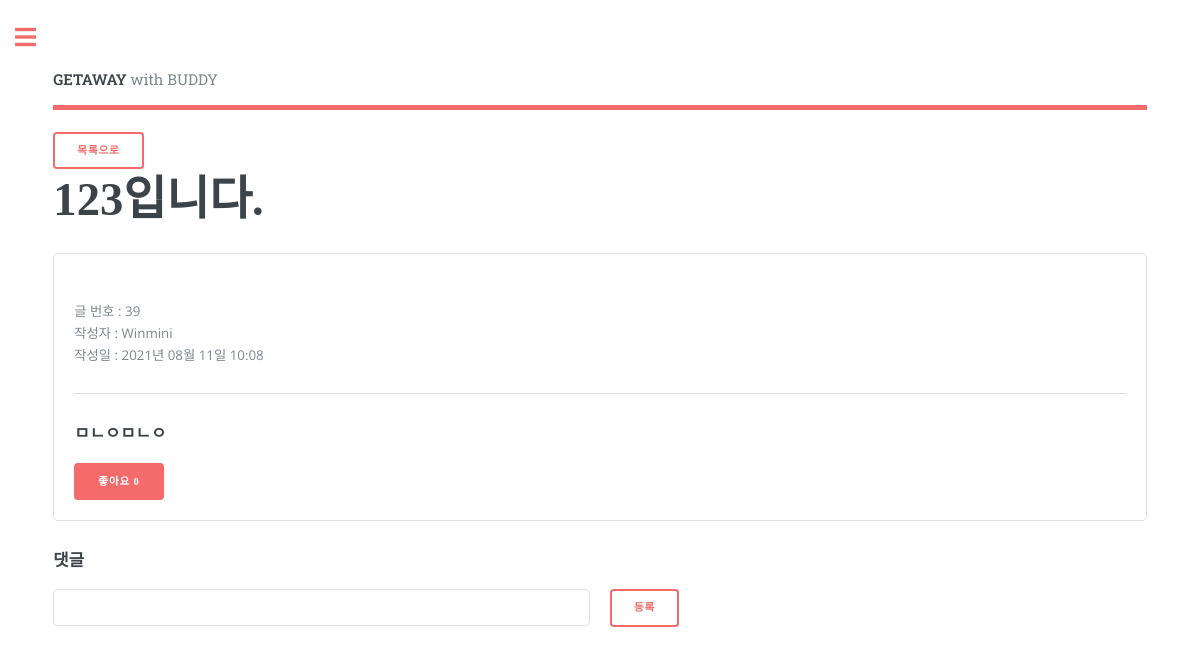
The page /detail/39/ on the database its author committed.
### getaway/models.py (models this page shows, shortened)
class Board(models.Model):
    b_title = models.CharField(max_length=100)
    b_content = models.TextField(max_length=3000)
    b_like = models.IntegerField(default=0)
    b_comment = models.IntegerField(default=0)
    b_pubdate = models.DateTimeField(auto_now=True)
    b_user = models.ForeignKey(User, on_delete=models.DO_NOTHING, null=True, related_name='user_board')
    b_voter = models.ManyToManyField(User, related_name='voter_board')

### getaway/views.py (the view, shortened to what this page needs)
# urls.py: path('detail/<int:board_id>/', views.b_detail, name='b_detail'),
@csrf_exempt
def b_detail(request, board_id):
    if request.method == 'GET':
        user_id = request.session.get('user')
        post = get_object_or_404(Board, pk=board_id)
        comment_form = CommentForm()
        context = {
            'post': post,
            'comment_form': comment_form,
            'user': user_id
        }
        return render(request, 'getaway/detail.html', context)

### getaway/forms.py
class CommentForm(forms.ModelForm):
    class Meta:
        model = Comment
        fields = ['c_user', 'c_content']

### getaway/templates/getaway/detail.html (shortened to what this page needs)
{% load bootstrap4 %}
<!DOCTYPE HTML>
<html>
	<head>
		<link rel="stylesheet" href="../../static/assets/css/main.css" />
	</head>
	<body class="is-preload">
        <div id="wrapper">
            <div id="main">
                <div class="inner">
                    <header id="header">
                        <a href="{% url 'getaway:home' %}" class="logo" id="{{ user }}"><strong>GETAWAY</strong> with BUDDY</a>
                    </header>
                    <br>
                <div>
                        <button type="button"
                                class="button"
                                id="list_btn"
                                style="font-family: SansSerif"
                                data-uri="{% url 'getaway:b_list' %}"> 목록으로 </button>
                    <h1 style="font-family: SansSerif;">{{ post.b_title }}</h1>
                </div>
                    <div class="content">
                        <div class="box">
                            <p class="card-text"
                               name="{{ post.id }}">글 번호 : <span id="board_id">{{ post.id }}</span><br>
                                                    작성자 : {{ post.b_user }}<br>
                                                    작성일 : {{ post.b_pubdate | date:"Y년 m월 d일 h:m" }}</p>
                            <hr>
                            <h3 style="font-family: SansSerif">{{ post.b_content }}</h3>
                            <div class="col-1">
                                <a href="{% url 'getaway:b_like' post.id %}"
                                   data-uri="{% url 'getaway:b_detail' post.id  %}">
                                    <button type="button"
                                            class="recommend primary"
                                            style="font-family: SansSerif">좋아요 {{post.b_voter.count}}</button>
                                </a>
                            </div>
                        </div>
                        <div class="container">
                            <h3 style="font-family: SansSerif">댓글</h3>
                                <div class="row gtr-uniform">
                                    <div class="col-6 l" >
                                        <input type="text" id="c_content">
                                    </div>
                                    <div class="col-6 col-12-xsmall">
                                         <button type="submit" style="font-family: SansSerif" id="comment_btn">등록</button>
                                    </div>
                                </div>
                                <br>
                        </div>
                        <br><br><br>
                    </div>
                </div>
            </div>
        </div>
	</body>
</html>

### rows shown on the page
Board: b_title "123입니다.", id "39", b_user "Winmini", b_pubdate "2021년 08월 11일 10:08", b_content "ㅁㄴㅇㅁㄴㅇ", b_voter.count "0"
